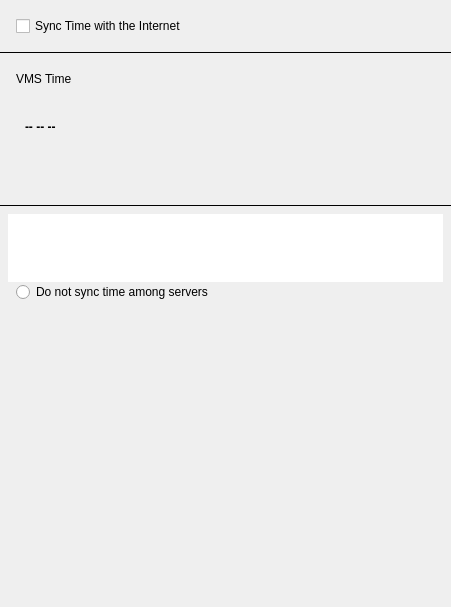
<?xml version="1.0" encoding="UTF-8"?>
<ui version="4.0">
 <class>TimeSynchronizationWidget</class>
 <widget class="QWidget" name="TimeSynchronizationWidget">
  <property name="geometry">
   <rect>
    <x>0</x>
    <y>0</y>
    <width>451</width>
    <height>607</height>
   </rect>
  </property>
  <layout class="QVBoxLayout" name="verticalLayout">
   <property name="spacing">
    <number>0</number>
   </property>
   <property name="leftMargin">
    <number>0</number>
   </property>
   <property name="topMargin">
    <number>0</number>
   </property>
   <property name="rightMargin">
    <number>0</number>
   </property>
   <property name="bottomMargin">
    <number>0</number>
   </property>
   <item>
    <widget class="nx::vms::client::desktop::Panel" name="syncWithInternetPanel" native="true">
     <layout class="QVBoxLayout" name="verticalLayout_2">
      <property name="leftMargin">
       <number>16</number>
      </property>
      <property name="topMargin">
       <number>16</number>
      </property>
      <property name="rightMargin">
       <number>16</number>
      </property>
      <property name="bottomMargin">
       <number>16</number>
      </property>
      <item>
       <widget class="QCheckBox" name="syncWithInternetCheckBox">
        <property name="sizePolicy">
         <sizepolicy hsizetype="Fixed" vsizetype="Fixed">
          <horstretch>0</horstretch>
          <verstretch>0</verstretch>
         </sizepolicy>
        </property>
        <property name="text">
         <string>Sync Time with the Internet</string>
        </property>
       </widget>
      </item>
     </layout>
    </widget>
   </item>
   <item>
    <widget class="Line" name="line">
     <property name="maximumSize">
      <size>
       <width>16777215</width>
       <height>1</height>
      </size>
     </property>
     <property name="frameShadow">
      <enum>QFrame::Plain</enum>
     </property>
     <property name="orientation">
      <enum>Qt::Horizontal</enum>
     </property>
    </widget>
   </item>
   <item>
    <widget class="nx::vms::client::desktop::Panel" name="vmsTimePanel" native="true">
     <layout class="QVBoxLayout" name="verticalLayout_4">
      <property name="leftMargin">
       <number>16</number>
      </property>
      <property name="topMargin">
       <number>16</number>
      </property>
      <property name="rightMargin">
       <number>16</number>
      </property>
      <property name="bottomMargin">
       <number>16</number>
      </property>
      <item>
       <layout class="QHBoxLayout" name="horizontalLayout_4">
        <item>
         <widget class="nx::vms::client::desktop::LabelWithHint" name="vmsTimeCaptionLabel">
          <property name="text">
           <string>VMS Time</string>
          </property>
         </widget>
        </item>
        <item>
         <spacer name="horizontalSpacer">
          <property name="orientation">
           <enum>Qt::Horizontal</enum>
          </property>
          <property name="sizeHint" stdset="0">
           <size>
            <width>40</width>
            <height>20</height>
           </size>
          </property>
         </spacer>
        </item>
       </layout>
      </item>
      <item>
       <widget class="QStackedWidget" name="vmsTimeWidget">
        <property name="sizePolicy">
         <sizepolicy hsizetype="Preferred" vsizetype="Fixed">
          <horstretch>0</horstretch>
          <verstretch>0</verstretch>
         </sizepolicy>
        </property>
        <property name="currentIndex">
         <number>1</number>
        </property>
        <widget class="QWidget" name="timePage">
         <layout class="QHBoxLayout" name="horizontalLayout" stretch="0,1">
          <property name="spacing">
           <number>16</number>
          </property>
          <item>
           <widget class="QLabel" name="timeLabel">
            <property name="font">
             <font>
              <weight>75</weight>
              <bold>true</bold>
             </font>
            </property>
            <property name="text">
             <string notr="true">&lt;TIME&gt;</string>
            </property>
           </widget>
          </item>
          <item>
           <widget class="QWidget" name="dateAndZoneWidget" native="true">
            <layout class="QVBoxLayout" name="verticalLayout_3">
             <property name="spacing">
              <number>0</number>
             </property>
             <item>
              <widget class="QLabel" name="dateLabel">
               <property name="text">
                <string notr="true">&lt;date&gt;</string>
               </property>
               <property name="alignment">
                <set>Qt::AlignLeading|Qt::AlignLeft|Qt::AlignVCenter</set>
               </property>
              </widget>
             </item>
             <item>
              <widget class="QLabel" name="zoneLabel">
               <property name="text">
                <string notr="true">&lt;zone&gt;</string>
               </property>
               <property name="alignment">
                <set>Qt::AlignLeading|Qt::AlignLeft|Qt::AlignTop</set>
               </property>
              </widget>
             </item>
            </layout>
           </widget>
          </item>
         </layout>
        </widget>
        <widget class="QWidget" name="placeholderPage">
         <layout class="QHBoxLayout" name="horizontalLayout_2">
          <item>
           <widget class="QLabel" name="timePlaceholderLabel">
            <property name="font">
             <font>
              <weight>75</weight>
              <bold>true</bold>
             </font>
            </property>
            <property name="text">
             <string notr="true">-- -- --</string>
            </property>
           </widget>
          </item>
         </layout>
        </widget>
       </widget>
      </item>
      <item>
       <widget class="nx::vms::client::desktop::InfoBanner" name="statusLabel">
        <property name="minimumSize">
         <size>
          <width>0</width>
          <height>24</height>
         </size>
        </property>
        <property name="maximumSize">
         <size>
          <width>16777215</width>
          <height>24</height>
         </size>
        </property>
        <property name="text">
         <string notr="true">&lt;Status text&gt;</string>
        </property>
       </widget>
      </item>
     </layout>
    </widget>
   </item>
   <item>
    <widget class="Line" name="line_2">
     <property name="maximumSize">
      <size>
       <width>16777215</width>
       <height>1</height>
      </size>
     </property>
     <property name="frameShadow">
      <enum>QFrame::Plain</enum>
     </property>
     <property name="orientation">
      <enum>Qt::Horizontal</enum>
     </property>
    </widget>
   </item>
   <item>
    <spacer name="verticalSpacer_2">
     <property name="orientation">
      <enum>Qt::Vertical</enum>
     </property>
     <property name="sizeType">
      <enum>QSizePolicy::Fixed</enum>
     </property>
     <property name="sizeHint" stdset="0">
      <size>
       <width>20</width>
       <height>8</height>
      </size>
     </property>
    </spacer>
   </item>
   <item>
    <widget class="QStackedWidget" name="detailsWidget">
     <property name="currentIndex">
      <number>1</number>
     </property>
     <widget class="QWidget" name="synchronizedPage">
      <layout class="QVBoxLayout" name="verticalLayout_6">
       <item>
        <widget class="QLabel" name="placeholderImageLabel">
         <property name="alignment">
          <set>Qt::AlignCenter</set>
         </property>
        </widget>
       </item>
      </layout>
     </widget>
     <widget class="QWidget" name="serversTablePage">
      <layout class="QVBoxLayout" name="verticalLayout_5" stretch="0,0,1">
       <property name="spacing">
        <number>0</number>
       </property>
       <property name="leftMargin">
        <number>8</number>
       </property>
       <property name="topMargin">
        <number>0</number>
       </property>
       <property name="rightMargin">
        <number>8</number>
       </property>
       <property name="bottomMargin">
        <number>0</number>
       </property>
       <item>
        <widget class="nx::vms::client::desktop::TableView" name="serversTable">
         <property name="frameShape">
          <enum>QFrame::NoFrame</enum>
         </property>
         <property name="sizeAdjustPolicy">
          <enum>QAbstractScrollArea::AdjustToContents</enum>
         </property>
         <property name="selectionMode">
          <enum>QAbstractItemView::NoSelection</enum>
         </property>
         <property name="selectionBehavior">
          <enum>QAbstractItemView::SelectRows</enum>
         </property>
         <property name="horizontalScrollMode">
          <enum>QAbstractItemView::ScrollPerPixel</enum>
         </property>
         <property name="showGrid">
          <bool>false</bool>
         </property>
         <property name="cornerButtonEnabled">
          <bool>false</bool>
         </property>
         <attribute name="verticalHeaderVisible">
          <bool>false</bool>
         </attribute>
        </widget>
       </item>
       <item>
        <layout class="QHBoxLayout" name="horizontalLayout_3">
         <property name="leftMargin">
          <number>8</number>
         </property>
         <item>
          <widget class="QRadioButton" name="disableSyncRadioButton">
           <property name="text">
            <string>Do not sync time among servers</string>
           </property>
          </widget>
         </item>
        </layout>
       </item>
       <item>
        <spacer name="verticalSpacer">
         <property name="orientation">
          <enum>Qt::Vertical</enum>
         </property>
         <property name="sizeHint" stdset="0">
          <size>
           <width>20</width>
           <height>40</height>
          </size>
         </property>
        </spacer>
       </item>
      </layout>
     </widget>
    </widget>
   </item>
  </layout>
 </widget>
 <customwidgets>
  <customwidget>
   <class>nx::vms::client::desktop::Panel</class>
   <extends>QWidget</extends>
   <header location="global">nx/vms/client/desktop/common/widgets/panel.h</header>
   <container>1</container>
  </customwidget>
  <customwidget>
   <class>nx::vms::client::desktop::TableView</class>
   <extends>QTableView</extends>
   <header location="global">nx/vms/client/desktop/common/widgets/table_view.h</header>
   <container>1</container>
  </customwidget>
  <customwidget>
   <class>nx::vms::client::desktop::InfoBanner</class>
   <extends>QLabel</extends>
   <header location="global">nx/vms/client/desktop/common/widgets/info_banner.h</header>
  </customwidget>
  <customwidget>
   <class>nx::vms::client::desktop::LabelWithHint</class>
   <extends>QLabel</extends>
   <header location="global">nx/vms/client/desktop/common/widgets/widget_with_hint.h</header>
  </customwidget>
 </customwidgets>
 <resources/>
 <connections/>
</ui>
